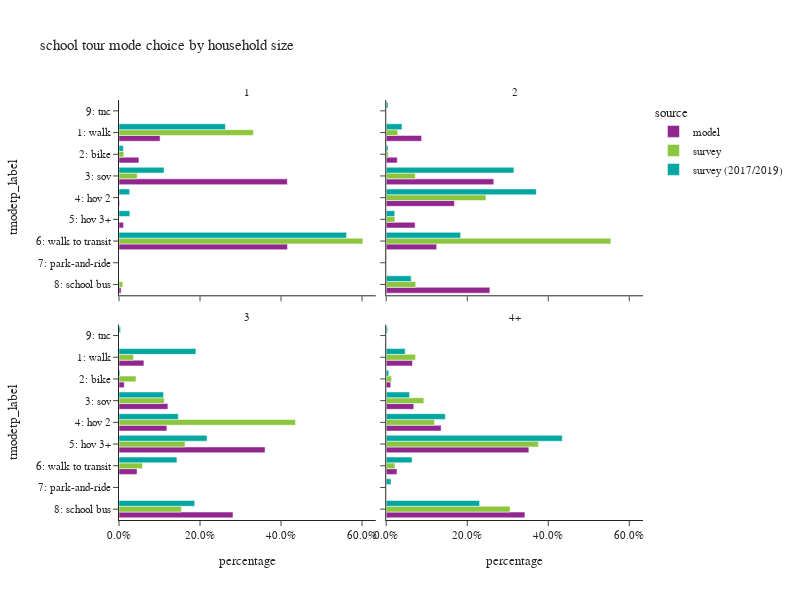

Notebook code for this chart:
### Code cell
plot_mode_choice(sc_tour,"hhsize_4+",
                 {"hhsize_4+":["1","2","3","4+"],
                  "tmodetp_label":["1: walk","2: bike","3: sov","4: hov 2","5: hov 3+","6: walk to transit",
                                   "7: park-and-ride","8: school bus","9: other–survey only"]},
                 "household size",2,600)

### Figure 1 — Plotly figure (JSON) as saved in the notebook; plotly's stock layout.template omitted (floating-point values rounded to 4 significant figures)
{"data": [{"alignmentgroup": "True", "customdata": [[308], [149], [1262], [5], [34], [1263], [16]], "hovertemplate": "source=model<br>hhsize_4+=1<br>percentage=%{x}<br>tmodetp_label=%{y}<br>sample count=%{customdata[0]}<extra></extra>", "legendgroup": "model", "marker": {"color": "#91268F", "pattern": {"shape": ""}}, "name": "model", "offsetgroup": "model", "orientation": "h", "showlegend": true, "textposition": "auto", "type": "bar", "x": [0.1014, 0.04906, 0.4155, 0.001646, 0.0112, 0.4159, 0.005268], "xaxis": "x3", "y": ["1: walk", "2: bike", "3: sov", "4: hov 2", "5: hov 3+", "6: walk to transit", "8: school bus"], "yaxis": "y3"}, {"alignmentgroup": "True", "customdata": [[2365], [740], [7199], [4564], [1932], [3376], [6935]], "hovertemplate": "source=model<br>hhsize_4+=2<br>percentage=%{x}<br>tmodetp_label=%{y}<br>sample count=%{customdata[0]}<extra></extra>", "legendgroup": "model", "marker": {"color": "#91268F", "pattern": {"shape": ""}}, "name": "model", "offsetgroup": "model", "orientation": "h", "showlegend": false, "textposition": "auto", "type": "bar", "x": [0.08723, 0.0273, 0.2655, 0.1683, 0.07126, 0.1245, 0.2558], "xaxis": "x4", "y": ["1: walk", "2: bike", "3: sov", "4: hov 2", "5: hov 3+", "6: walk to transit", "8: school bus"], "yaxis": "y4"}, {"alignmentgroup": "True", "customdata": [[6331], [1330], [12401], [12152], [37058], [4578], [28921], [2]], "hovertemplate": "source=model<br>hhsize_4+=3<br>percentage=%{x}<br>tmodetp_label=%{y}<br>sample count=%{customdata[0]}<extra></extra>", "legendgroup": "model", "marker": {"color": "#91268F", "pattern": {"shape": ""}}, "name": "model", "offsetgroup": "model", "orientation": "h", "showlegend": false, "textposition": "auto", "type": "bar", "x": [0.0616, 0.01294, 0.1207, 0.1182, 0.3606, 0.04454, 0.2814, 1.946e-05], "xaxis": "x", "y": ["1: walk", "2: bike", "3: sov", "4: hov 2", "5: hov 3+", "6: walk to transit", "8: school bus", "9: tnc"], "yaxis": "y"}, {"alignmentgroup": "True", "customdata": [[28685], [4853], [30006], [59887], [155615], [11696], [151340], [6]], "hovertemplate": "source=model<br>hhsize_4+=4+<br>percentage=%{x}<br>tmodetp_label=%{y}<br>sample count=%{customdata[0]}<extra></extra>", "legendgroup": "model", "marker": {"color": "#91268F", "pattern": {"shape": ""}}, "name": "model", "offsetgroup": "model", "orientation": "h", "showlegend": false, "textposition": "auto", "type": "bar", "x": [0.06489, 0.01098, 0.06787, 0.1355, 0.352, 0.02646, 0.3423, 1.357e-05], "xaxis": "x2", "y": ["1: walk", "2: bike", "3: sov", "4: hov 2", "5: hov 3+", "6: walk to transit", "8: school bus", "9: tnc"], "yaxis": "y2"}, {"alignmentgroup": "True", "customdata": [[7], [1], [3], [9], [1]], "hovertemplate": "source=survey<br>hhsize_4+=1<br>percentage=%{x}<br>tmodetp_label=%{y}<br>sample count=%{customdata[0]}<extra></extra>", "legendgroup": "survey", "marker": {"color": "#8CC63E", "pattern": {"shape": ""}}, "name": "survey", "offsetgroup": "survey", "orientation": "h", "showlegend": true, "textposition": "auto", "type": "bar", "x": [0.3317, 0.01197, 0.04482, 0.6021, 0.009331], "xaxis": "x3", "y": ["1: walk", "2: bike", "3: sov", "6: walk to transit", "8: school bus"], "yaxis": "y3"}, {"alignmentgroup": "True", "customdata": [[4], [2], [8], [6], [2], [6], [5]], "hovertemplate": "source=survey<br>hhsize_4+=2<br>percentage=%{x}<br>tmodetp_label=%{y}<br>sample count=%{customdata[0]}<extra></extra>", "legendgroup": "survey", "marker": {"color": "#8CC63E", "pattern": {"shape": ""}}, "name": "survey", "offsetgroup": "survey", "orientation": "h", "showlegend": false, "textposition": "auto", "type": "bar", "x": [0.02839, 0.004995, 0.07175, 0.2461, 0.02136, 0.5547, 0.07275], "xaxis": "x4", "y": ["1: walk", "2: bike", "3: sov", "4: hov 2", "5: hov 3+", "6: walk to transit", "8: school bus"], "yaxis": "y4"}, {"alignmentgroup": "True", "customdata": [[17], [10], [10], [40], [34], [13], [29]], "hovertemplate": "source=survey<br>hhsize_4+=3<br>percentage=%{x}<br>tmodetp_label=%{y}<br>sample count=%{customdata[0]}<extra></extra>", "legendgroup": "survey", "marker": {"color": "#8CC63E", "pattern": {"shape": ""}}, "name": "survey", "offsetgroup": "survey", "orientation": "h", "showlegend": false, "textposition": "auto", "type": "bar", "x": [0.03556, 0.04198, 0.1117, 0.4357, 0.163, 0.05806, 0.154], "xaxis": "x", "y": ["1: walk", "2: bike", "3: sov", "4: hov 2", "5: hov 3+", "6: walk to transit", "8: school bus"], "yaxis": "y"}, {"alignmentgroup": "True", "customdata": [[34], [11], [21], [48], [157], [18], [116]], "hovertemplate": "source=survey<br>hhsize_4+=4+<br>percentage=%{x}<br>tmodetp_label=%{y}<br>sample count=%{customdata[0]}<extra></extra>", "legendgroup": "survey", "marker": {"color": "#8CC63E", "pattern": {"shape": ""}}, "name": "survey", "offsetgroup": "survey", "orientation": "h", "showlegend": false, "textposition": "auto", "type": "bar", "x": [0.07235, 0.01317, 0.0928, 0.119, 0.3756, 0.02147, 0.3056], "xaxis": "x2", "y": ["1: walk", "2: bike", "3: sov", "4: hov 2", "5: hov 3+", "6: walk to transit", "8: school bus"], "yaxis": "y2"}, {"alignmentgroup": "True", "customdata": [[18], [3], [12], [4], [2], [33], [1]], "hovertemplate": "source=survey (2017/2019)<br>hhsize_4+=1<br>percentage=%{x}<br>tmodetp_label=%{y}<br>sample count=%{customdata[0]}<extra></extra>", "legendgroup": "survey (2017/2019)", "marker": {"color": "#00A7A0", "pattern": {"shape": ""}}, "name": "survey (2017/2019)", "offsetgroup": "survey (2017/2019)", "orientation": "h", "showlegend": true, "textposition": "auto", "type": "bar", "x": [0.2627, 0.01061, 0.1113, 0.0263, 0.0267, 0.5618, 0.0007101], "xaxis": "x3", "y": ["1: walk", "2: bike", "3: sov", "4: hov 2", "5: hov 3+", "6: walk to transit", "9: tnc"], "yaxis": "y3"}, {"alignmentgroup": "True", "customdata": [[15], [5], [33], [33], [5], [62], [1], [8], [2]], "hovertemplate": "source=survey (2017/2019)<br>hhsize_4+=2<br>percentage=%{x}<br>tmodetp_label=%{y}<br>sample count=%{customdata[0]}<extra></extra>", "legendgroup": "survey (2017/2019)", "marker": {"color": "#00A7A0", "pattern": {"shape": ""}}, "name": "survey (2017/2019)", "offsetgroup": "survey (2017/2019)", "orientation": "h", "showlegend": false, "textposition": "auto", "type": "bar", "x": [0.03901, 0.004352, 0.3152, 0.3705, 0.02095, 0.1835, 0.0005352, 0.06154, 0.004385], "xaxis": "x4", "y": ["1: walk", "2: bike", "3: sov", "4: hov 2", "5: hov 3+", "6: walk to transit", "7: park-and-ride", "8: school bus", "9: tnc"], "yaxis": "y4"}, {"alignmentgroup": "True", "customdata": [[24], [7], [13], [86], [40], [48], [43], [3]], "hovertemplate": "source=survey (2017/2019)<br>hhsize_4+=3<br>percentage=%{x}<br>tmodetp_label=%{y}<br>sample count=%{customdata[0]}<extra></extra>", "legendgroup": "survey (2017/2019)", "marker": {"color": "#00A7A0", "pattern": {"shape": ""}}, "name": "survey (2017/2019)", "offsetgroup": "survey (2017/2019)", "orientation": "h", "showlegend": false, "textposition": "auto", "type": "bar", "x": [0.1899, 0.002448, 0.11, 0.1464, 0.2174, 0.143, 0.187, 0.003962], "xaxis": "x", "y": ["1: walk", "2: bike", "3: sov", "4: hov 2", "5: hov 3+", "6: walk to transit", "8: school bus", "9: tnc"], "yaxis": "y"}, {"alignmentgroup": "True", "customdata": [[52], [16], [22], [75], [263], [51], [1], [139], [2]], "hovertemplate": "source=survey (2017/2019)<br>hhsize_4+=4+<br>percentage=%{x}<br>tmodetp_label=%{y}<br>sample count=%{customdata[0]}<extra></extra>", "legendgroup": "survey (2017/2019)", "marker": {"color": "#00A7A0", "pattern": {"shape": ""}}, "name": "survey (2017/2019)", "offsetgroup": "survey (2017/2019)", "orientation": "h", "showlegend": false, "textposition": "auto", "type": "bar", "x": [0.04672, 0.006192, 0.05752, 0.1458, 0.4346, 0.06364, 0.01173, 0.2305, 0.003272], "xaxis": "x2", "y": ["1: walk", "2: bike", "3: sov", "4: hov 2", "5: hov 3+", "6: walk to transit", "7: park-and-ride", "8: school bus", "9: tnc"], "yaxis": "y2"}], "layout": {"annotations": [{"font": {}, "showarrow": false, "text": "3", "x": 0.245, "xanchor": "center", "xref": "paper", "y": 0.465, "yanchor": "bottom", "yref": "paper"}, {"font": {}, "showarrow": false, "text": "4+", "x": 0.755, "xanchor": "center", "xref": "paper", "y": 0.465, "yanchor": "bottom", "yref": "paper"}, {"font": {}, "showarrow": false, "text": "1", "x": 0.245, "xanchor": "center", "xref": "paper", "y": 1.0, "yanchor": "bottom", "yref": "paper"}, {"font": {}, "showarrow": false, "text": "2", "x": 0.755, "xanchor": "center", "xref": "paper", "y": 1.0, "yanchor": "bottom", "yref": "paper"}], "barmode": "group", "height": 600, "legend": {"title": {"text": "source"}, "tracegroupgap": 0}, "title": {"text": "school tour mode choice by household size"}, "width": 800, "xaxis": {"anchor": "y", "domain": [0.0, 0.49], "tickformat": ".1%", "title": {"text": "percentage"}}, "xaxis2": {"anchor": "y2", "domain": [0.51, 1.0], "matches": "x", "tickformat": ".1%", "title": {"text": "percentage"}}, "xaxis3": {"anchor": "y3", "domain": [0.0, 0.49], "matches": "x", "showticklabels": false, "tickformat": ".1%"}, "xaxis4": {"anchor": "y4", "domain": [0.51, 1.0], "matches": "x", "showticklabels": false, "tickformat": ".1%"}, "yaxis": {"anchor": "x", "categoryarray": ["9: other–survey only", "8: school bus", "7: park-and-ride", "6: walk to transit", "5: hov 3+", "4: hov 2", "3: sov", "2: bike", "1: walk"], "categoryorder": "array", "domain": [0.0, 0.465], "title": {"text": "tmodetp_label"}}, "yaxis2": {"anchor": "x2", "domain": [0.0, 0.465], "matches": "y", "showticklabels": false}, "yaxis3": {"anchor": "x3", "categoryarray": ["9: other–survey only", "8: school bus", "7: park-and-ride", "6: walk to transit", "5: hov 3+", "4: hov 2", "3: sov", "2: bike", "1: walk"], "categoryorder": "array", "domain": [0.535, 1.0], "matches": "y", "title": {"text": "tmodetp_label"}}, "yaxis4": {"anchor": "x4", "domain": [0.535, 1.0], "matches": "y", "showticklabels": false}}}
